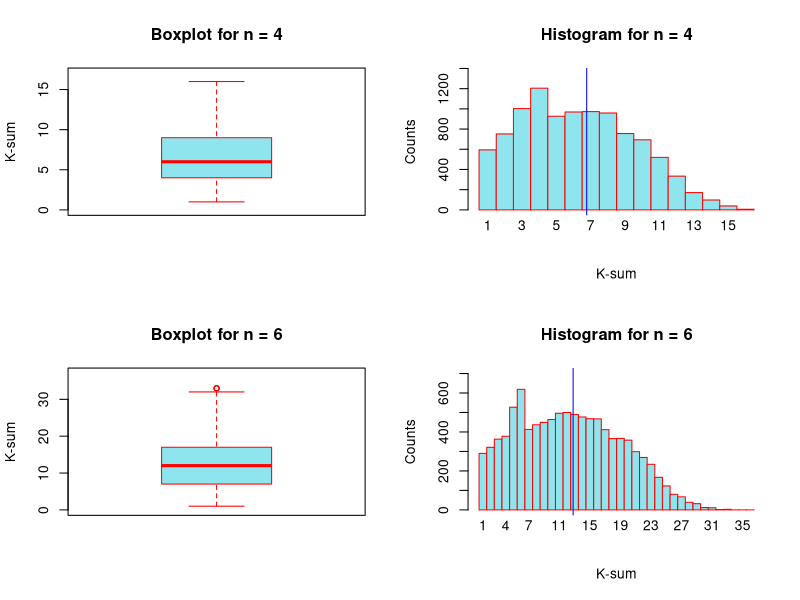

The R source for this figure:
set.seed(50) # Setting seed before writing function

SimulateNDie <- function(n = 2) {
  # Simulates a n sided die roll and computes the sum of
  # k dice rolls of the same n-sided die.
  #
  # Args:
  # n: Number of sides for the die
  #
  # Returns
  # The sum of k dice rolls of the same n-sided die
  #
  # Error handling
  if (n < 2) {
    stop("Argument n must be greater than or equal to 2.")
  }
  else {
    die <- c(1:n)
    value <- sample(die, 1)
    ksum <- sum(sample(die, value, replace = TRUE))
  }
  return(ksum)
}

SimulateNDie(4) # n = 4

SimulateMExperiments = function(n, m) {
  # Simulates the m experiments for a n sided die to calculate
  # the sum of k dice rolls of the same n-sided die.
  #
  # Args:
  # n: Number of side of the die
  # m: Number of simulations of the experiment
  #
  # Returns
  # A vector of length m showing sum of k-dice rolls
  ksum <- c()
  for (i in 1:m) {
    die <- c(1:n)
    value <- sample(die, 1)
    ksum[i] <- sum(sample(die, value, replace = TRUE))
  }
  return(ksum)
}

SimulateMExperiments(4, 10) 

exp <- SimulateMExperiments(2, 10000) # Calling function
prop.table(table(exp)) # Can be viewed as probability as well

#plots
par(mfrow = c(2, 2)) # Four plots together

# First of all lets plot for n = 4
sim4 <- SimulateMExperiments(4, 10000) # Calling function

# Plotting the box-plot initially
boxplot(sim4, main = "Boxplot for n = 4",
        ylim = c(0, 17), ylab = "K-sum",
        col = "cadetblue2", border = "red")

# Next we plot the histogram
# First lets assign histogram values to a list, makes it easy to work around
hst <- hist(sim4, breaks = c(0:16), plot = FALSE)

# Plotting histogram
plot(hst, xaxt = "n", xlab = "K-sum",
     ylab = "Counts", col = "cadetblue2", border = "red",
     ylim = c(0, 1350), main = "Histogram for n = 4")

axis(1, hst$mids, labels = c(1:16), # For proper x-axis labeling
     padj = - 1.5, tick = FALSE)

abline(v = mean(sim4), col = "blue") # Just to show the mean line

# Next we use similar coding for plotting n = 6.
sim6 <- SimulateMExperiments(6, 10000)

#Box-pot
boxplot(sim6, main = "Boxplot for n = 6",
        ylim = c(0, 37), ylab = "K-sum",
        col = "cadetblue2", border = "red")

# Next histogram similarly as for n = 4
hst <- hist(sim6, breaks = c(0:36), plot = FALSE)
plot(hst, xaxt = "n", xlab = "K-sum",
     ylab = "Counts", col = "cadetblue2", border = "red",
     ylim = c(0, 700), main = "Histogram for n = 6")
axis(1, hst$mids, labels = c(1:36),
     padj = - 1.5, tick = FALSE)
abline(v = mean(sim6), col = "blue")


